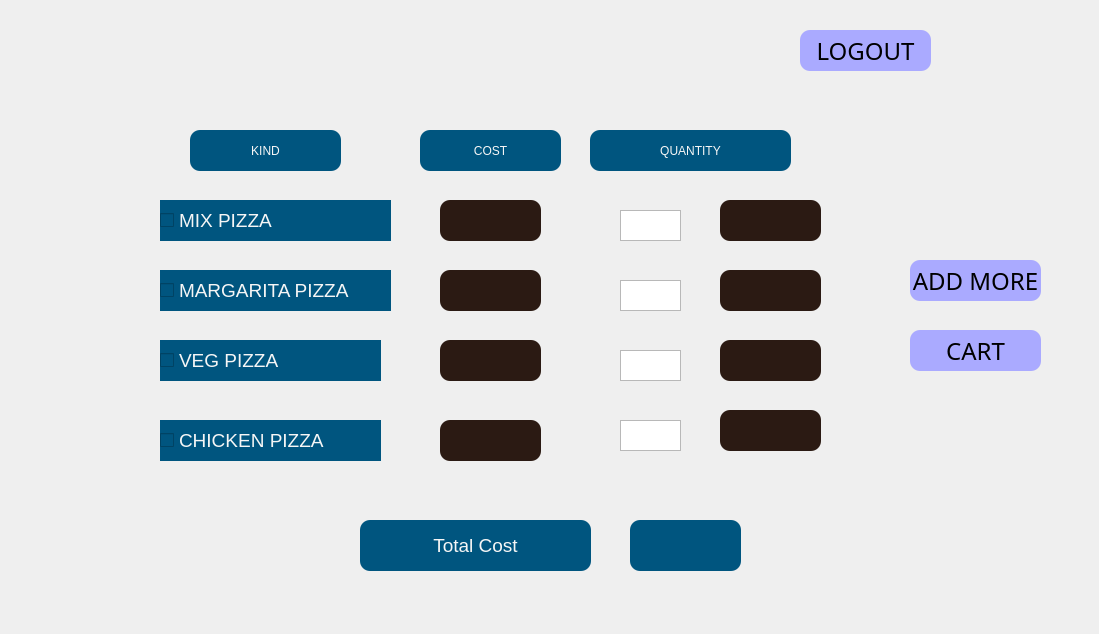
<?xml version="1.0" encoding="UTF-8"?>
<ui version="4.0">
 <class>pizzamenu</class>
 <widget class="QWidget" name="pizzamenu">
  <property name="geometry">
   <rect>
    <x>0</x>
    <y>0</y>
    <width>1099</width>
    <height>634</height>
   </rect>
  </property>
  <property name="windowTitle">
   <string>Form</string>
  </property>
  <property name="styleSheet">
   <string notr="true">#pizzamenu{
border-image: url(:/newPrefix/piza.png);
}</string>
  </property>
  <widget class="QPushButton" name="pushButton_5">
   <property name="geometry">
    <rect>
     <x>800</x>
     <y>30</y>
     <width>131</width>
     <height>41</height>
    </rect>
   </property>
   <property name="font">
    <font>
     <family>8514oem</family>
     <pointsize>18</pointsize>
     <weight>50</weight>
     <italic>false</italic>
     <bold>false</bold>
    </font>
   </property>
   <property name="styleSheet">
    <string notr="true">.QPushButton
{
background: rgb(170,170, 255);

font: 18pt &quot;8514oem&quot;;
border-radius: 10px;
}

.QPushButton:hover
{
 	background-color: rgb(100, 150, 255);
}
</string>
   </property>
   <property name="text">
    <string>LOGOUT</string>
   </property>
   <property name="autoDefault">
    <bool>false</bool>
   </property>
  </widget>
  <widget class="QPushButton" name="pushButton_11">
   <property name="geometry">
    <rect>
     <x>910</x>
     <y>260</y>
     <width>131</width>
     <height>41</height>
    </rect>
   </property>
   <property name="font">
    <font>
     <family>8514oem</family>
     <pointsize>18</pointsize>
     <weight>50</weight>
     <italic>false</italic>
     <bold>false</bold>
    </font>
   </property>
   <property name="styleSheet">
    <string notr="true">.QPushButton
{
background: rgb(170,170, 255);

font: 18pt &quot;8514oem&quot;;
border-radius: 10px;
}

.QPushButton:hover
{
 	background-color: rgb(100, 150, 255);
}
</string>
   </property>
   <property name="text">
    <string>ADD MORE</string>
   </property>
   <property name="icon">
    <iconset resource="resim/Yeni Metin Belgesi.qrc">
     <normaloff>:/newPrefix/more.ico</normaloff>:/newPrefix/more.ico</iconset>
   </property>
   <property name="autoDefault">
    <bool>false</bool>
   </property>
  </widget>
  <widget class="QPushButton" name="pushButton_12">
   <property name="geometry">
    <rect>
     <x>910</x>
     <y>330</y>
     <width>131</width>
     <height>41</height>
    </rect>
   </property>
   <property name="font">
    <font>
     <family>8514oem</family>
     <pointsize>18</pointsize>
     <weight>50</weight>
     <italic>false</italic>
     <bold>false</bold>
    </font>
   </property>
   <property name="styleSheet">
    <string notr="true">.QPushButton
{
background: rgb(170,170, 255);

font: 18pt &quot;8514oem&quot;;
border-radius: 10px;
}

.QPushButton:hover
{
 	background-color: rgb(100, 150, 255);
}
</string>
   </property>
   <property name="text">
    <string>CART</string>
   </property>
   <property name="icon">
    <iconset>
     <normaloff>resim/cart.ico</normaloff>resim/cart.ico</iconset>
   </property>
   <property name="autoDefault">
    <bool>false</bool>
   </property>
  </widget>
  <widget class="QLabel" name="label_21">
   <property name="geometry">
    <rect>
     <x>440</x>
     <y>420</y>
     <width>101</width>
     <height>41</height>
    </rect>
   </property>
   <property name="font">
    <font>
     <pointsize>14</pointsize>
    </font>
   </property>
   <property name="styleSheet">
    <string notr="true">background-color: rgb(43, 26, 19);
color: rgb(246, 246, 246);
background-color: rgb(43, 26, 19);
color: rgb(246, 246, 246);
border-radius: 10px;

</string>
   </property>
   <property name="text">
    <string/>
   </property>
  </widget>
  <widget class="QLabel" name="label_19">
   <property name="geometry">
    <rect>
     <x>440</x>
     <y>270</y>
     <width>101</width>
     <height>41</height>
    </rect>
   </property>
   <property name="font">
    <font>
     <pointsize>14</pointsize>
    </font>
   </property>
   <property name="styleSheet">
    <string notr="true">background-color: rgb(43, 26, 19);
color: rgb(246, 246, 246);
background-color: rgb(43, 26, 19);
color: rgb(246, 246, 246);
border-radius: 10px;
</string>
   </property>
   <property name="text">
    <string/>
   </property>
  </widget>
  <widget class="QLabel" name="label_20">
   <property name="geometry">
    <rect>
     <x>440</x>
     <y>340</y>
     <width>101</width>
     <height>41</height>
    </rect>
   </property>
   <property name="font">
    <font>
     <pointsize>14</pointsize>
    </font>
   </property>
   <property name="styleSheet">
    <string notr="true">background-color: rgb(43, 26, 19);
color: rgb(246, 246, 246);
background-color: rgb(43, 26, 19);
color: rgb(246, 246, 246);
border-radius: 10px;

</string>
   </property>
   <property name="text">
    <string/>
   </property>
  </widget>
  <widget class="QLabel" name="label_18">
   <property name="geometry">
    <rect>
     <x>440</x>
     <y>200</y>
     <width>101</width>
     <height>41</height>
    </rect>
   </property>
   <property name="font">
    <font>
     <pointsize>14</pointsize>
    </font>
   </property>
   <property name="styleSheet">
    <string notr="true">color: rgb(246, 246, 246);
background-color: rgb(43, 26, 19);
color: rgb(246, 246, 246);
border-radius: 10px;
</string>
   </property>
   <property name="text">
    <string/>
   </property>
  </widget>
  <widget class="QCheckBox" name="checkBox_3">
   <property name="geometry">
    <rect>
     <x>160</x>
     <y>340</y>
     <width>221</width>
     <height>41</height>
    </rect>
   </property>
   <property name="font">
    <font>
     <pointsize>14</pointsize>
     <weight>50</weight>
     <bold>false</bold>
    </font>
   </property>
   <property name="styleSheet">
    <string notr="true">background-color: rgb(0, 85, 127);
color: rgb(246, 246, 246);</string>
   </property>
   <property name="text">
    <string>VEG PIZZA</string>
   </property>
  </widget>
  <widget class="QCheckBox" name="checkBox">
   <property name="geometry">
    <rect>
     <x>160</x>
     <y>200</y>
     <width>231</width>
     <height>41</height>
    </rect>
   </property>
   <property name="font">
    <font>
     <pointsize>14</pointsize>
     <weight>50</weight>
     <bold>false</bold>
    </font>
   </property>
   <property name="styleSheet">
    <string notr="true">background-color: rgb(0, 85, 127);
color: rgb(246, 246, 246);</string>
   </property>
   <property name="text">
    <string>MIX PIZZA</string>
   </property>
  </widget>
  <widget class="QCheckBox" name="checkBox_2">
   <property name="geometry">
    <rect>
     <x>160</x>
     <y>270</y>
     <width>231</width>
     <height>41</height>
    </rect>
   </property>
   <property name="font">
    <font>
     <pointsize>14</pointsize>
     <weight>50</weight>
     <bold>false</bold>
    </font>
   </property>
   <property name="styleSheet">
    <string notr="true">background-color: rgb(0, 85, 127);
color: rgb(246, 246, 246);</string>
   </property>
   <property name="text">
    <string>MARGARITA PIZZA</string>
   </property>
  </widget>
  <widget class="QCheckBox" name="checkBox_4">
   <property name="geometry">
    <rect>
     <x>160</x>
     <y>420</y>
     <width>221</width>
     <height>41</height>
    </rect>
   </property>
   <property name="font">
    <font>
     <pointsize>14</pointsize>
     <weight>50</weight>
     <bold>false</bold>
    </font>
   </property>
   <property name="styleSheet">
    <string notr="true">background-color: rgb(0, 85, 127);
color: rgb(246, 246, 246);</string>
   </property>
   <property name="text">
    <string>CHICKEN PIZZA</string>
   </property>
  </widget>
  <widget class="QTextEdit" name="textEdit">
   <property name="geometry">
    <rect>
     <x>620</x>
     <y>210</y>
     <width>61</width>
     <height>31</height>
    </rect>
   </property>
   <property name="font">
    <font>
     <pointsize>10</pointsize>
     <weight>75</weight>
     <bold>true</bold>
    </font>
   </property>
  </widget>
  <widget class="QTextEdit" name="textEdit_4">
   <property name="geometry">
    <rect>
     <x>620</x>
     <y>420</y>
     <width>61</width>
     <height>31</height>
    </rect>
   </property>
   <property name="font">
    <font>
     <pointsize>10</pointsize>
     <weight>75</weight>
     <bold>true</bold>
    </font>
   </property>
  </widget>
  <widget class="QTextEdit" name="textEdit_3">
   <property name="geometry">
    <rect>
     <x>620</x>
     <y>350</y>
     <width>61</width>
     <height>31</height>
    </rect>
   </property>
   <property name="font">
    <font>
     <pointsize>10</pointsize>
     <weight>75</weight>
     <bold>true</bold>
    </font>
   </property>
  </widget>
  <widget class="QLabel" name="label_2">
   <property name="geometry">
    <rect>
     <x>630</x>
     <y>520</y>
     <width>111</width>
     <height>51</height>
    </rect>
   </property>
   <property name="font">
    <font>
     <pointsize>12</pointsize>
     <weight>75</weight>
     <bold>true</bold>
    </font>
   </property>
   <property name="styleSheet">
    <string notr="true">color: rgb(246, 246, 246);
background-color: rgb(0, 85, 127);
border-radius: 10px
</string>
   </property>
   <property name="text">
    <string/>
   </property>
  </widget>
  <widget class="QTextEdit" name="textEdit_2">
   <property name="geometry">
    <rect>
     <x>620</x>
     <y>280</y>
     <width>61</width>
     <height>31</height>
    </rect>
   </property>
   <property name="font">
    <font>
     <pointsize>10</pointsize>
     <weight>75</weight>
     <bold>true</bold>
    </font>
   </property>
  </widget>
  <widget class="QPushButton" name="pushButton_18">
   <property name="geometry">
    <rect>
     <x>360</x>
     <y>520</y>
     <width>231</width>
     <height>51</height>
    </rect>
   </property>
   <property name="font">
    <font>
     <pointsize>14</pointsize>
    </font>
   </property>
   <property name="styleSheet">
    <string notr="true">.QPushButton{
color: rgb(246, 246, 246);
background-color: rgb(0, 85, 127);
border-radius: 10px;

}
.QPushButton:hover
{
 	background-color: rgb(0, 150, 127);
}
</string>
   </property>
   <property name="text">
    <string>Total Cost</string>
   </property>
   <property name="icon">
    <iconset>
     <normaloff>resim/money.png</normaloff>resim/money.png</iconset>
   </property>
   <property name="iconSize">
    <size>
     <width>50</width>
     <height>50</height>
    </size>
   </property>
  </widget>
  <widget class="QLabel" name="label_39">
   <property name="geometry">
    <rect>
     <x>720</x>
     <y>410</y>
     <width>101</width>
     <height>41</height>
    </rect>
   </property>
   <property name="font">
    <font>
     <pointsize>12</pointsize>
     <weight>75</weight>
     <bold>true</bold>
    </font>
   </property>
   <property name="styleSheet">
    <string notr="true">color: rgb(246, 246, 246);
background-color: rgb(43, 26, 19);
border-radius: 10px;
</string>
   </property>
   <property name="text">
    <string/>
   </property>
  </widget>
  <widget class="QLabel" name="label_40">
   <property name="geometry">
    <rect>
     <x>720</x>
     <y>340</y>
     <width>101</width>
     <height>41</height>
    </rect>
   </property>
   <property name="font">
    <font>
     <pointsize>12</pointsize>
     <weight>75</weight>
     <bold>true</bold>
    </font>
   </property>
   <property name="styleSheet">
    <string notr="true">color: rgb(246, 246, 246);
background-color: rgb(43, 26, 19);
border-radius: 10px;
</string>
   </property>
   <property name="text">
    <string/>
   </property>
  </widget>
  <widget class="QLabel" name="label_41">
   <property name="geometry">
    <rect>
     <x>720</x>
     <y>270</y>
     <width>101</width>
     <height>41</height>
    </rect>
   </property>
   <property name="font">
    <font>
     <pointsize>12</pointsize>
     <weight>75</weight>
     <bold>true</bold>
    </font>
   </property>
   <property name="styleSheet">
    <string notr="true">color: rgb(246, 246, 246);
background-color: rgb(43, 26, 19);
border-radius: 10px;
</string>
   </property>
   <property name="text">
    <string/>
   </property>
  </widget>
  <widget class="QLabel" name="label_42">
   <property name="geometry">
    <rect>
     <x>720</x>
     <y>200</y>
     <width>101</width>
     <height>41</height>
    </rect>
   </property>
   <property name="font">
    <font>
     <pointsize>12</pointsize>
     <weight>75</weight>
     <bold>true</bold>
    </font>
   </property>
   <property name="styleSheet">
    <string notr="true">color: rgb(246, 246, 246);
background-color: rgb(43, 26, 19);
border-radius: 10px;
</string>
   </property>
   <property name="text">
    <string/>
   </property>
  </widget>
  <widget class="QPushButton" name="pushButton">
   <property name="geometry">
    <rect>
     <x>190</x>
     <y>130</y>
     <width>151</width>
     <height>41</height>
    </rect>
   </property>
   <property name="styleSheet">
    <string notr="true">background-color: rgb(0, 85, 127);
color: rgb(246, 246, 246);

border-radius: 10px;
font: 20pt &quot;MV Boli&quot;;</string>
   </property>
   <property name="text">
    <string>KIND</string>
   </property>
   <property name="icon">
    <iconset resource="resim/Yeni Metin Belgesi.qrc">
     <normaloff>:/newPrefix/p.ico</normaloff>:/newPrefix/p.ico</iconset>
   </property>
   <property name="iconSize">
    <size>
     <width>30</width>
     <height>30</height>
    </size>
   </property>
  </widget>
  <widget class="QPushButton" name="pushButton_2">
   <property name="geometry">
    <rect>
     <x>420</x>
     <y>130</y>
     <width>141</width>
     <height>41</height>
    </rect>
   </property>
   <property name="styleSheet">
    <string notr="true">background-color: rgb(0, 85, 127);
color: rgb(246, 246, 246);
border-radius: 10px;

border-radius: 10px;
font: 20pt &quot;MV Boli&quot;;</string>
   </property>
   <property name="text">
    <string>COST</string>
   </property>
   <property name="icon">
    <iconset>
     <normaloff>resim/money.png</normaloff>resim/money.png</iconset>
   </property>
  </widget>
  <widget class="QPushButton" name="pushButton_3">
   <property name="geometry">
    <rect>
     <x>590</x>
     <y>130</y>
     <width>201</width>
     <height>41</height>
    </rect>
   </property>
   <property name="styleSheet">
    <string notr="true">background-color: rgb(0, 85, 127);
color: rgb(246, 246, 246);
border-radius: 10px;

border-radius: 10px;
font: 20pt &quot;MV Boli&quot;;</string>
   </property>
   <property name="text">
    <string>QUANTITY</string>
   </property>
  </widget>
 </widget>
 <resources>
  <include location="resim/Yeni Metin Belgesi.qrc"/>
 </resources>
 <connections/>
</ui>
